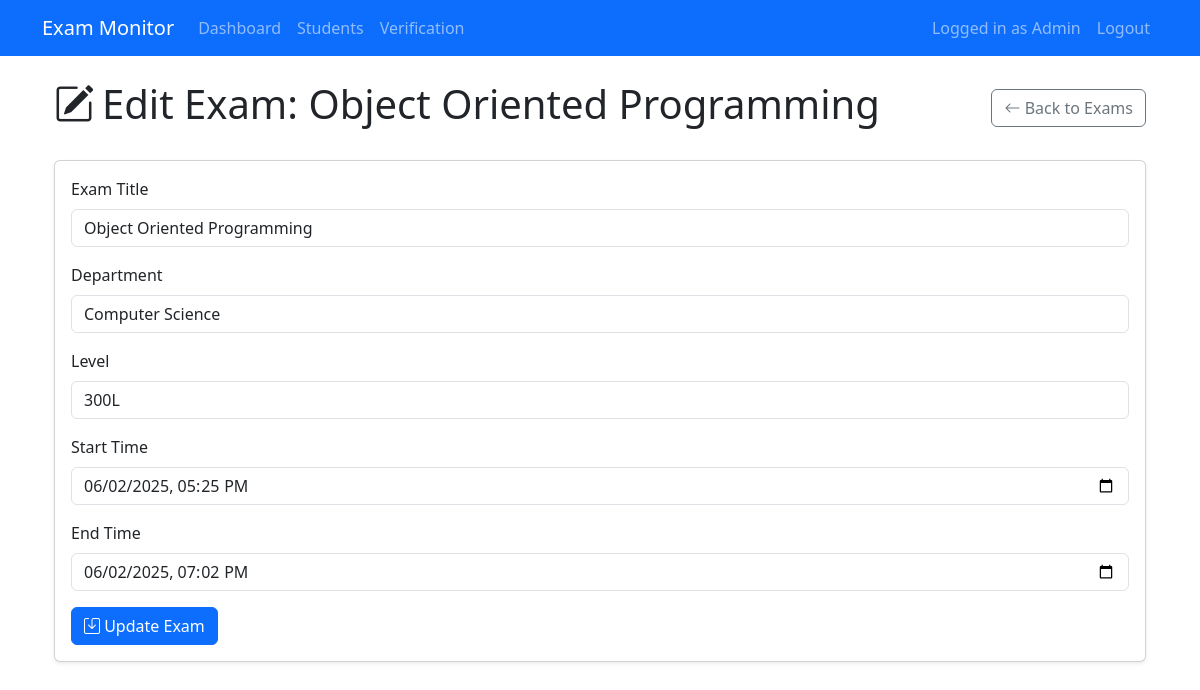
The app's page /admin/exams/1/edit (signed in) with its own data.
### app.py (models this page shows, shortened)
class Exam(db.Model):
    __tablename__ = 'exams'
    id = db.Column(db.Integer, primary_key=True)
    title = db.Column(db.String(255), nullable=False)
    department = db.Column(db.String(100), nullable=False)
    level = db.Column(db.String(10), nullable=False)
    start_time = db.Column(db.DateTime, nullable=False)
    end_time = db.Column(db.DateTime, nullable=False)
    status = db.Column(db.String(20), default='scheduled') # 'scheduled', 'active', 'completed'

### app.py (the view, shortened to what this page needs)
@app.route('/admin/exams/<int:exam_id>/edit', methods=['GET', 'POST'])
@login_required
def edit_exam(exam_id):
    exam = Exam.query.get(exam_id)
    if not exam:
        flash('Exam not found!', 'error')
        return redirect(url_for('list_exams'))
    return render_template('edit_exam.html', exam=exam)

### app.py (called while the page is built)
def login_required(f):
    @wraps(f)
    def decorated_function(*args, **kwargs):
        if not session.get('logged_in'):
            flash('Please log in', 'error')
            return redirect(url_for('login'))
        return f(*args, **kwargs)
    return decorated_function

### templates/edit_exam.html
{% extends "base.html" %}
{% block content %}
<div class="container mt-4">
    <div class="d-flex justify-content-between align-items-center mb-4">
        <h1><i class="bi bi-pencil-square me-2"></i>Edit Exam: {{ exam.title }}</h1>
        <a href="{{ url_for('list_exams') }}" class="btn btn-outline-secondary">
            <i class="bi bi-arrow-left"></i> Back to Exams
        </a>
    </div>
    <div class="card shadow-sm">
        <div class="card-body">
            <form method="POST">
                <div class="mb-3">
                    <label for="title" class="form-label">Exam Title</label>
                    <input type="text" class="form-control" id="title" name="title"
                           value="{{ exam.title }}" required>
                </div>
                <div class="mb-3">
                    <label for="department" class="form-label">Department</label>
                    <input type="text" class="form-control" id="department" name="department"
                           value="{{ exam.department }}" required>
                </div>
                <div class="mb-3">
                    <label for="level" class="form-label">Level</label>
                    <input type="text" class="form-control" id="level" name="level"
                           value="{{ exam.level }}" required>
                </div>
                <div class="mb-3">
                    <label for="start_time" class="form-label">Start Time</label>
                    <input type="datetime-local" class="form-control" id="start_time" name="start_time"
                           value="{{ exam.start_time.strftime('%Y-%m-%dT%H:%M') }}" required>
                </div>
                <div class="mb-3">
                    <label for="end_time" class="form-label">End Time</label>
                    <input type="datetime-local" class="form-control" id="end_time" name="end_time"
                           value="{{ exam.end_time.strftime('%Y-%m-%dT%H:%M') }}" required>
                </div>
                <button type="submit" class="btn btn-primary">
                    <i class="bi bi-save"></i> Update Exam
                </button>
            </form>
        </div>
    </div>
</div>
{% endblock %}

### records on screen
Exam: title "Object Oriented Programming", department "Computer Science", level "300L", start_time "06/02/2025 17:25", end_time "06/02/2025 19:02"
